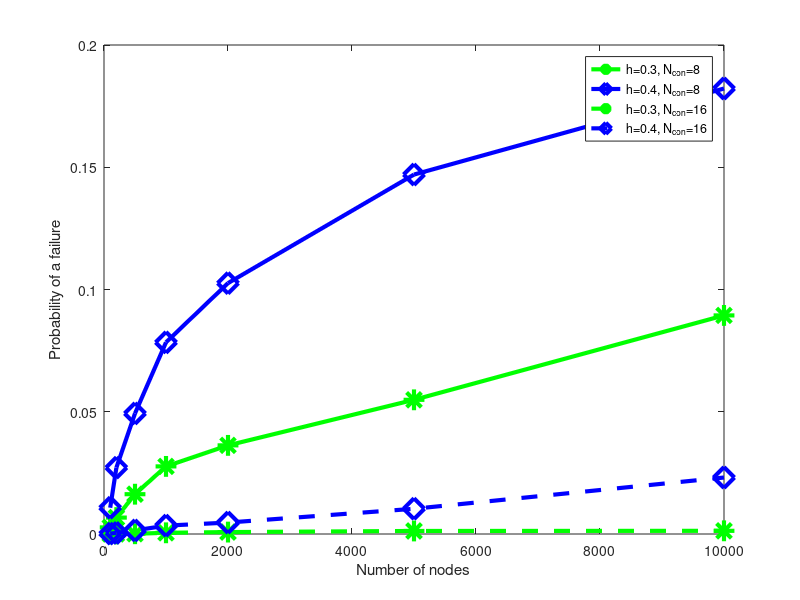
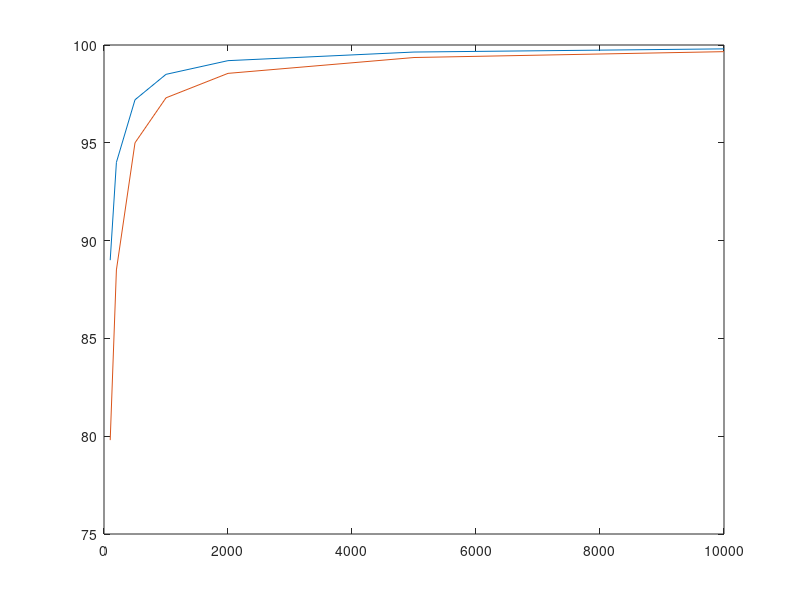
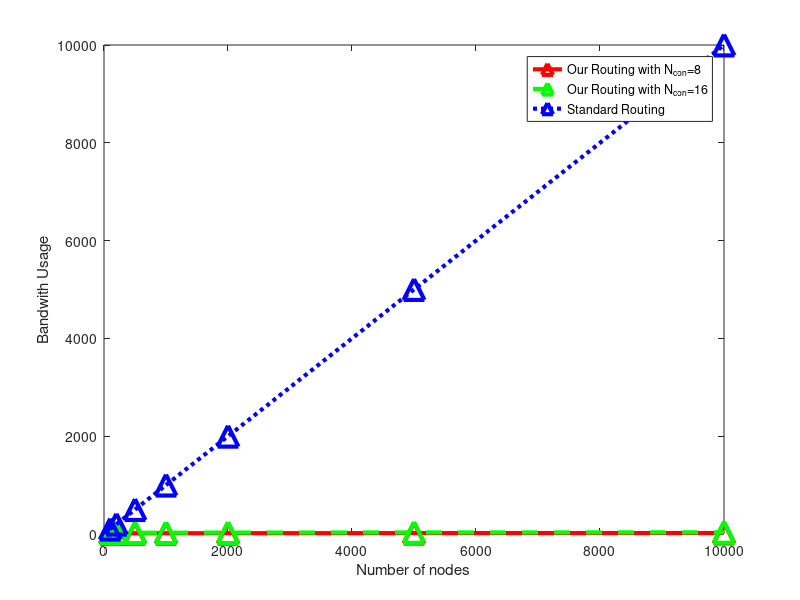

The MATLAB source for these figures, in order:
nodes=[100,200,500,1000,2000,5000,10000];
connections=[8,16];

epsilon=0.1;

APL_c8=[1.87,2.14,2.45,2.65,2.81,3.03,3.22];
ANV_c8=[11,12,14,15,16,18,19.75]./nodes;

APL_c16=[1.72,1.87,2.09,2.30,2.50,2.72,2.84];
ANV_c16=[20.2,23,25,27,29,32,34]./nodes;

Trails_c8=[1000,1000,1000,1000,1000,1000,100]*100;
Trails_c16=[2000,2000,1000,1000,2000,1000,100]*100;

Fail1_c8=[27,83,302,603,1087,1573,134]./Trails_c8;
Fail2_c8=[270,671,1628,2765,3625,5488,894]./Trails_c8;
Fail3_c8=[1075,2716,4932,7839,10261,14701,1822]./Trails_c8;

Fail1_c16=[NaN,NaN,NaN,3,5,11,1]./Trails_c16;
Fail2_c16=[2,3,10,49,157,124,13]./Trails_c16;
Fail3_c16=[31,87,147,342,936,1032,231]./Trails_c16;

%graph1=plot(nodes,Fail1_c8,'o-r',nodes,Fail2_c8,'*-g',nodes,Fail3_c8,'d-b',nodes,Fail1_c16,'o--r',nodes,Fail2_c16,'*--g',nodes,Fail3_c16,'d--b');
%legend("h=0.2, N_{con}=8","h=0.3, N_{con}=8","h=0.4, N_{con}=8","h=0.2, N_{con}=16","h=0.3, N_{con}=16","h=0.4, N_{con}=16");
%xlabel('Number of nodes');
%ylabel('Probability of a failure');
%set(graph1,'LineWidth',2);
%set(graph1,'MarkerSize',10);
graph1=plot(nodes,Fail2_c8,'*-g',nodes,Fail3_c8,'d-b',nodes,Fail2_c16,'*--g',nodes,Fail3_c16,'d--b');
legend("h=0.3, N_{con}=8","h=0.4, N_{con}=8","h=0.3, N_{con}=16","h=0.4, N_{con}=16");
xlabel('Number of nodes');
ylabel('Probability of a failure');
set(graph1,'LineWidth',3);
set(graph1,'MarkerSize',15);
%hold on
%plot(nodes,Fail1_c16,'o--r',nodes,Fail2_c16,'*--g',nodes,Fail3_c16,'d--b')
%legend("h=0.2,N_con=16","h=0.3,N_con=16","h=0.4,N_con=16");
figure,graph2=plot(nodes,100*(1-ANV_c8),nodes,100*(1-ANV_c16));
%hold on
%plot(nodes,100*(1-ANV_c16))
figure,graph3=plot(nodes,(ANV_c8).*nodes,'^-r',nodes,(ANV_c16).*nodes,'^--g',nodes,nodes,'^:b');
xlabel('Number of nodes');
ylabel('Bandwith Usage');
set(graph3,'LineWidth',3);
set(graph3,'MarkerSize',15);
legend("Our Routing with N_{con}=8","Our Routing with N_{con}=16","Standard Routing")